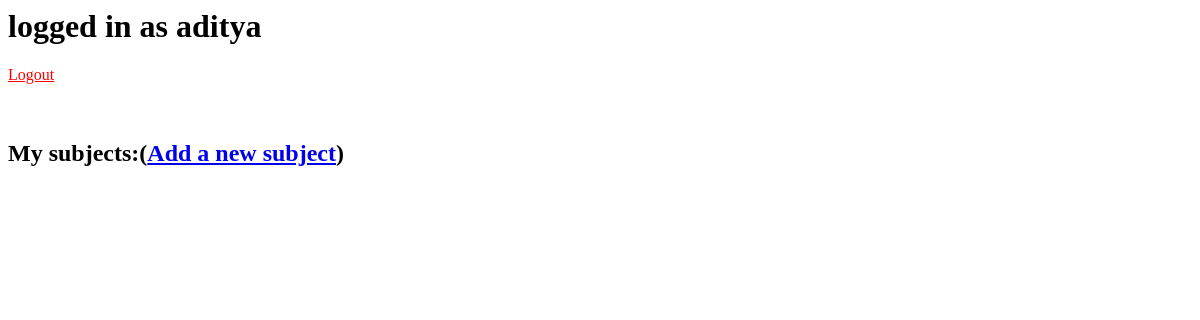
The app's page / (signed in), older data.
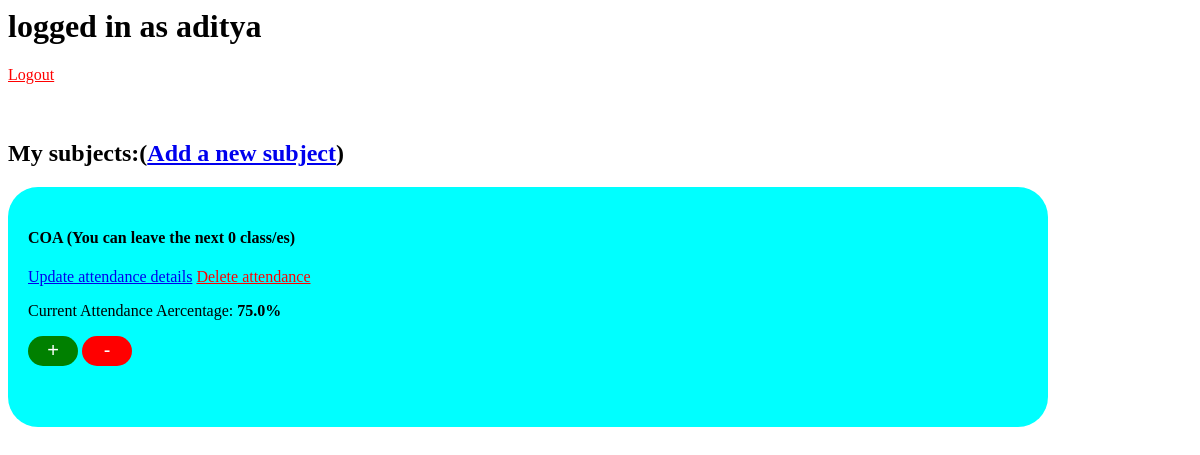
The same page, newer data.
### attendance/models.py (models this page shows, shortened)
class subject(models.Model):
    user=models.ForeignKey(User,on_delete=models.CASCADE,blank=True,null=True,related_name="user")
    sub_name = models.CharField(max_length=100)
    present=models.IntegerField(default=0)
    totalclasses=models.IntegerField(default=0)
    def att_perc(self):
        return self.present/self.totalclasses*100
    def can_leave(self):
        c=0
        k=self.totalclasses+1
        while self.present/k>=0.75:
            c+=1
            k+=1
        return c

### attendance/views.py (the view)
# urls.py: path('', views.index, name='index'),
def index(request):
    if request.user.is_authenticated:
        return render(request, 'attendance/index.html',{
            'username':request.user.username,
            'subjects':subject.objects.filter(user=request.user),
        })
    return render(request, 'attendance/index.html')

### attendance/templates/attendance/index.html (shortened to what this page needs)
{% if user.is_authenticated %}
  <h1>logged in as {{ username }}</h1>
  <a href="{% url 'logout' %}" style="color: red;">Logout</a>
  <h2>My subjects:(<a href="{% url 'addsub' %}">Add a new subject</a>)</h2>
  {% for i in subjects %}
    <div style="height: 200px;width: 1000px;background-color:aqua;padding: 20px;border-radius: 30px;border: 5rem black;">
      <h4>{{ i.sub_name }} (You can leave the next {{ i.can_leave }} class/es)</h4>
      <a href="{% url 'updateatt' id=i.id %}">Update attendance details</a>
      <a href="{% url 'delatt' id=i.id %}" style="color: red;">Delete attendance</a>
      <p>Current Attendance Aercentage: <strong>{{ i.att_perc }}%</strong></p>
      <a href="{% url 'incatt' id=i.id %}"><button style="color: white;border-radius: 20px;background-color: green;border: black;width: 50px;height: 30px;font-size: 20px;">+</button></a>
      <a href="{% url 'decatt' id=i.id %}"><button style="color: white;border-radius: 20px;background-color: red;border: black;width: 50px;height: 30px;font-size: 20px;">-</button></a>
    </div><br>
  {% endfor %}
{% else %}
  <h1>Welcome!</h1>
  <br>
  <a href="{% url 'login' %}">Login</a>
  <a href="{% url 'signup' %}">Signup</a>
{% endif %}

Row changes from the older to the newer data that the page shows:
added subject: sub_name "COA", can_leave "0", att_perc "75.0"
